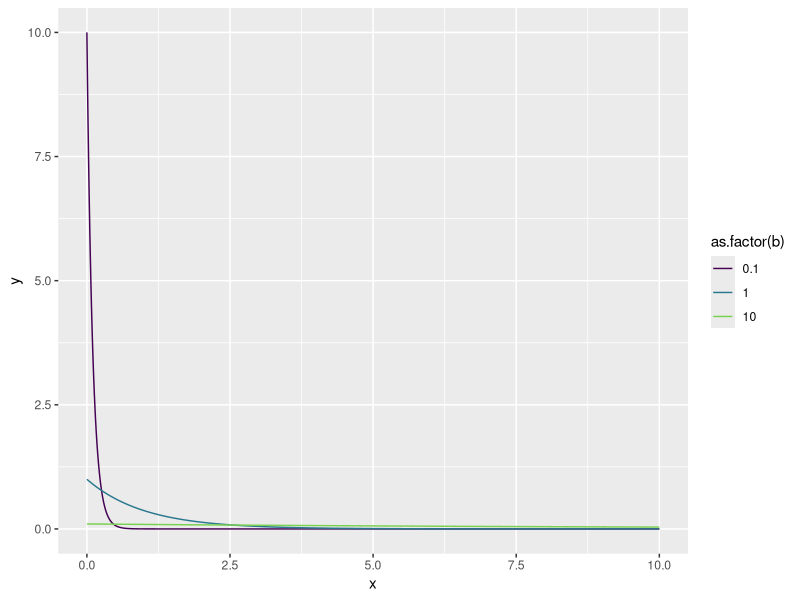
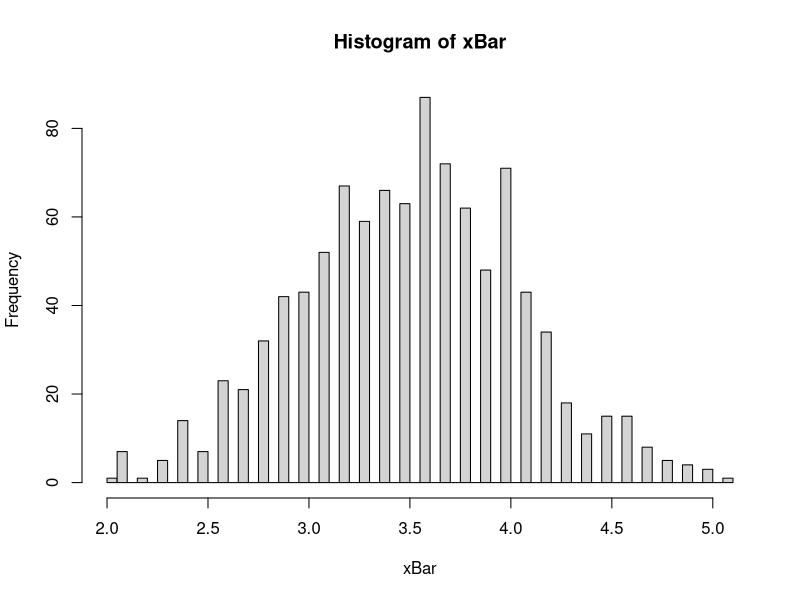
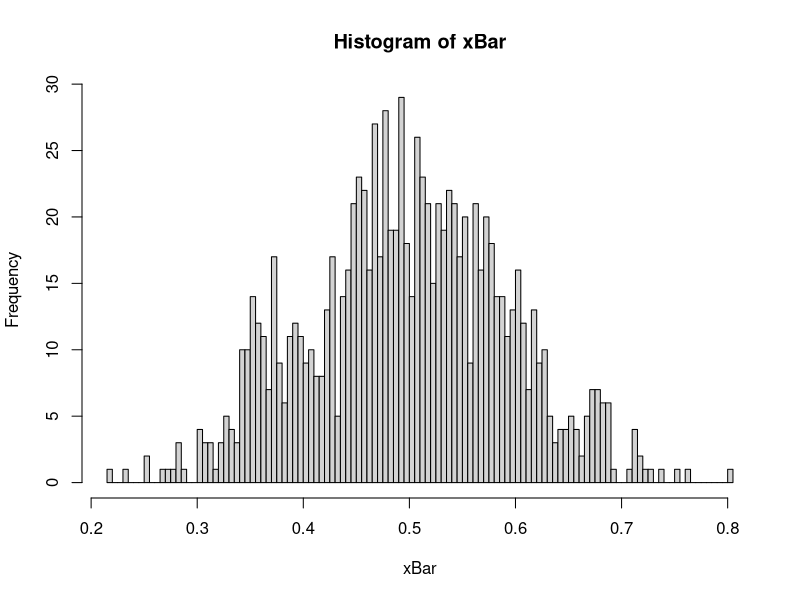

These figures' R source, in order:
## ---- chunk 1
knitr::opts_chunk$set(echo = TRUE)
library(tidyverse)
## ---- chunk 2
tib <- expand_grid(x = seq(0, 10, by = 0.01),
              b = c(0.1, 1, 10)) %>% 
        mutate(y = (1/b)*exp(-x/b))

ggplot(tib, aes(x = x, y = y, color = as.factor(b))) + scale_color_viridis_d(end = 0.8) + geom_line()
## ---- chunk 3
# Code shamefully stolen from the lab markdown
nsongs <- 1000

xk <- 1:(nsongs+1)

pk <- rep(0, nsongs+1)

for(k in 1:length(xk)){
    pk[k] <- (k-1)/nsongs * (1-sum(pk[1:(k-1)]))
}

EX <-sum(pk * xk)
VX <- sum(pk * xk^2) - EX^2
## ---- chunk 4
qgeom(0.1, 1/500)
## ---- chunk 5
temp <- matrix(sample(1:6, 1000*10, replace = T), 1000)
xBar <- apply(temp, 1, mean)
## ---- chunk 6
hist(xBar, breaks = 100)
## ---- chunk 7
mean(xBar)
## ---- chunk 8
sd(xBar)
## ---- chunk 9
sd(xBar)^2
## ---- chunk 10
sqrt((sum(((1:6)^2)/6) - 3.5^2)/10)

sd(xBar)

## ---- chunk 11
xBar <- apply(matrix(runif(1000*10), 1000), 1, mean)
## ---- chunk 12
hist(xBar, breaks = 100)
## ---- chunk 13
mean(xBar)
## ---- chunk 14
sd(xBar)
## ---- chunk 15
sd(xBar)^2
sd(runif(1000*10))^2
